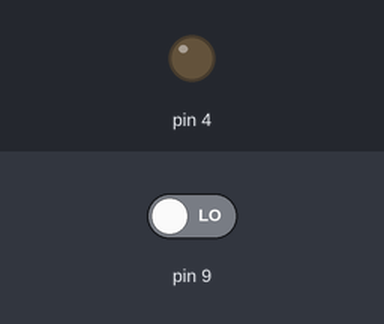
This sketch was run on a simulated Arduino Uno, built with avr-gcc and run on an emulated ATmega328P. On the bench: output pins drawn as LEDs (lit = HIGH). The test bench sets the inputs (shaded band); at power-on: pin 9 LOW.

Above: at 1.2 s.
1.3 s: pin 9 driven HIGH
At 1.9 s:
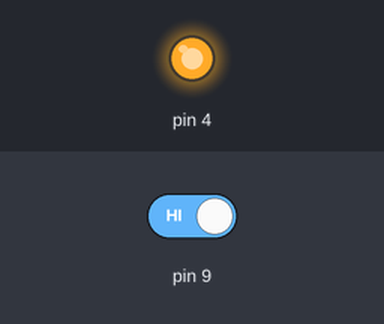
2.8 s: pin 9 driven LOW
At 4.2 s:
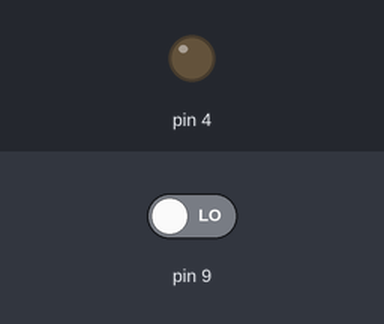
Timing chart, 0 to 5.8 s (numbered marks = the images above; inputs shaded):
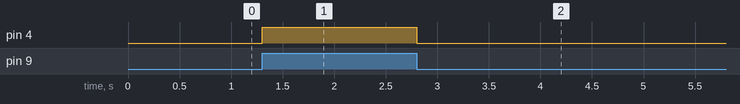

The sketch:

14.ino
```cpp
void setup()
{
  pinMode(4,OUTPUT);
  pinMode(9,INPUT);
  digitalWrite(4,HIGH);
}

void loop()
{
  if(digitalRead(9)==1)
  {
    digitalWrite(4,HIGH);
  }
  else
    digitalWrite(4,LOW);
}


/*void setup() {
  Serial.begin(9600);
  Serial.println("Input any number: ");
}

void loop() {
  // put your main code here, to run repeatedly:
  if (Serial.available() > 0) {
    int input = Serial.parseInt();
    int squaredInput = sq(input);
    Serial.println(squaredInput);
  }
}
In t*/
```

Measured:
- after the input at 1.3 s, pin 4: LOW → HIGH at once
- after the input at 2.8 s, pin 4: HIGH → LOW at once
